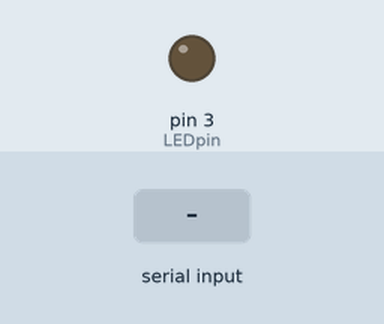
This sketch was run on a simulated Arduino Uno, built with avr-gcc and run on an emulated ATmega328P. Shown: output pins drawn as LEDs (lit = HIGH). The inputs (shaded band) are chosen by the test bench.

Above: at 1.2 s.
1.3 s: byte 30 received over Serial
At 1.6 s:
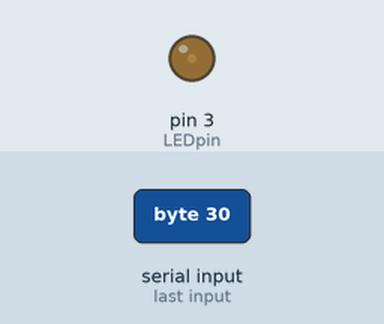
2.8 s: byte 90 received over Serial
At 3.9 s:
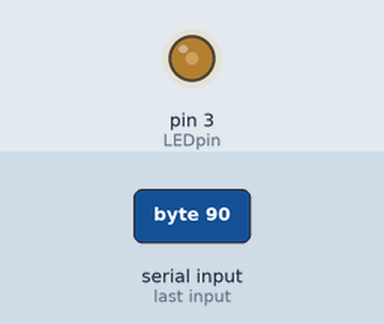
Timing chart, 0 to 5.8 s (numbered marks = the images above; inputs shaded):
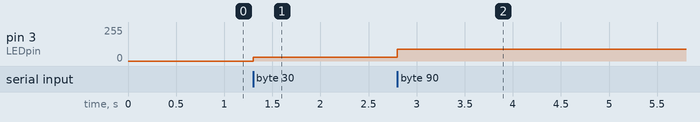

Measured:
- after the input at 1.3 s, pin 3 (LEDpin): 0/255 → 30/255 at once
- after the input at 2.8 s, pin 3 (LEDpin): 30/255 → 90/255 at once

The sketch:

Nov25_2.ino
```cpp
const int LEDpin = 3;

void setup () {

  Serial.begin(9600);
  pinMode (LEDpin, OUTPUT);

}


void loop () {

  int LEDbrightness;
  if (Serial.available()) {
    LEDbrightness = Serial.read();
    analogWrite (LEDpin, LEDbrightness);

  }
}
```
